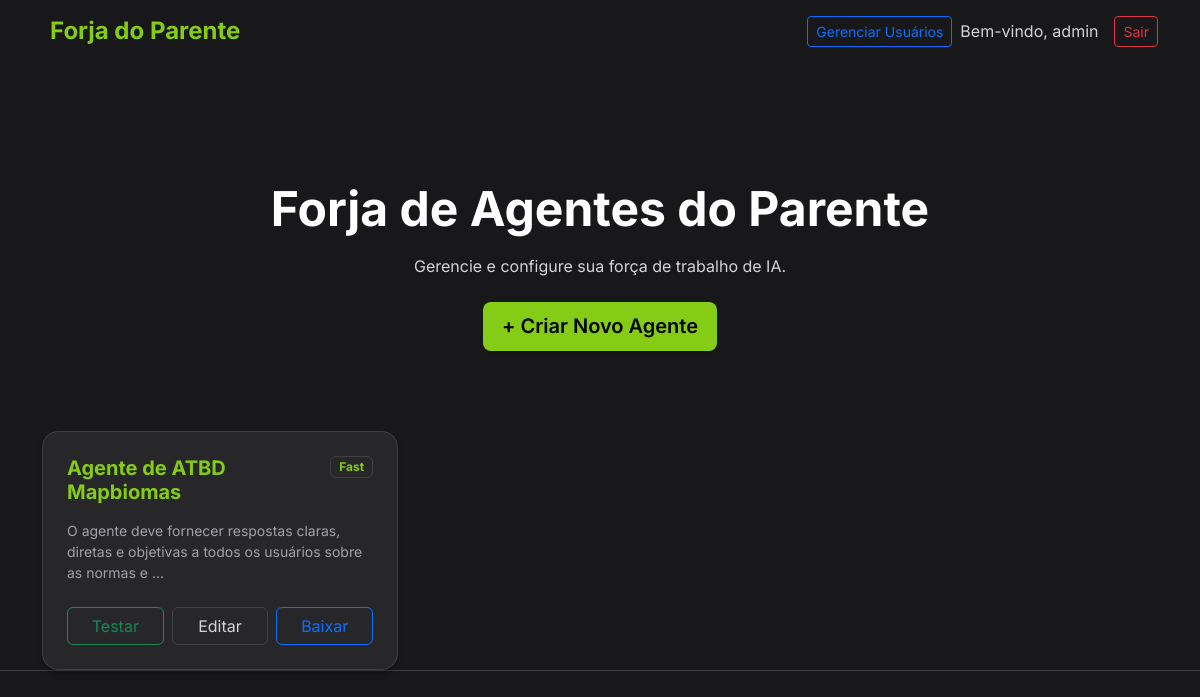
Page / (signed in) on the earlier database version.
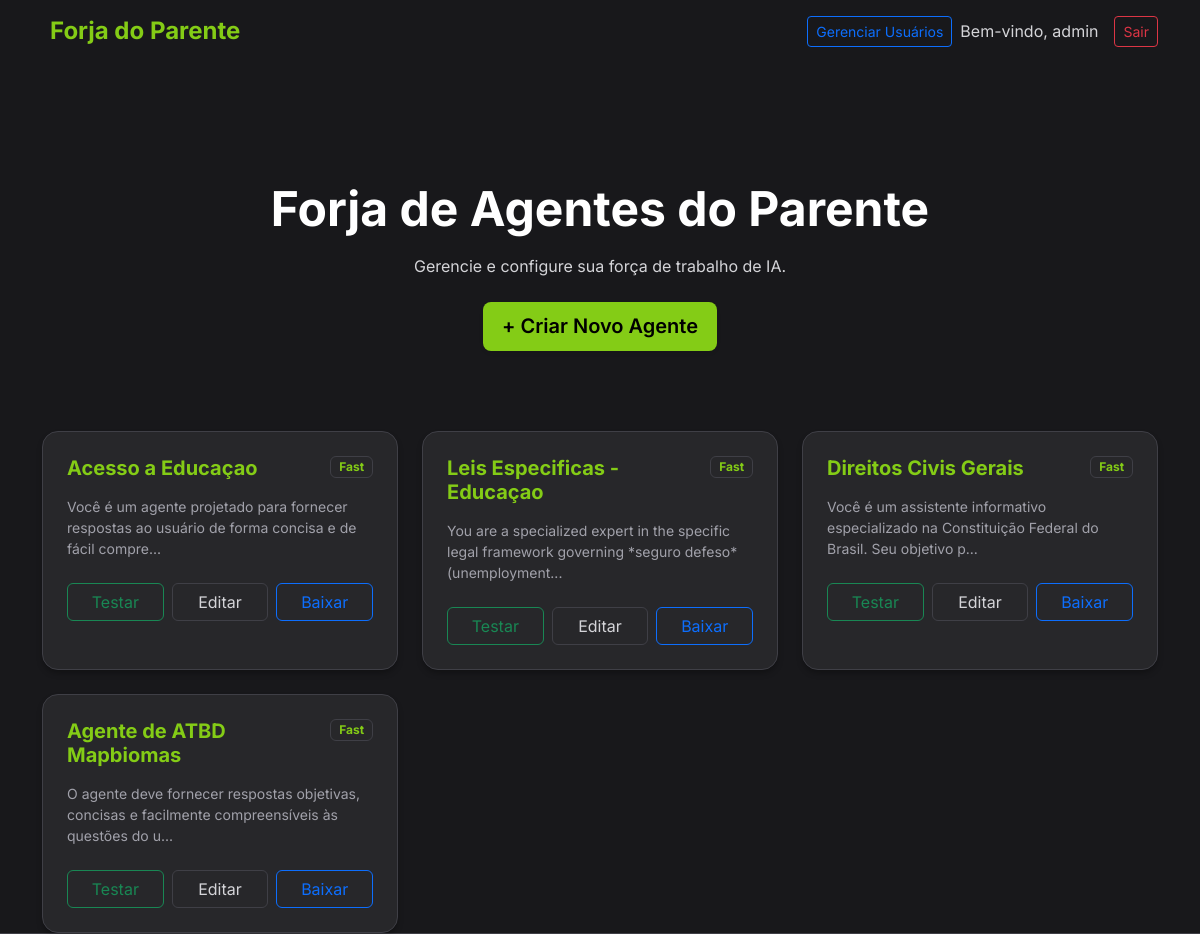
Same page on the later database version.
### tables this page shows
CREATE TABLE agents (
            id INTEGER PRIMARY KEY AUTOINCREMENT,
            user_id INTEGER,
            subject TEXT,
            type TEXT,
            behaviour TEXT,
            details TEXT,
            knowledge_base TEXT,
            created_at DATETIME DEFAULT CURRENT_TIMESTAMP,
            FOREIGN KEY (user_id) REFERENCES users(id)
        );

### app/Controllers/HomeController.php (called while the page is built, shortened)
<?php
require_once __DIR__ . '/../Core/Controller.php';
require_once __DIR__ . '/../Core/Database.php';
class HomeController extends Controller
{
    private $db;
    public function __construct()
    {
        $this->db = new Database();
    }
    public function index()
    {
        $agents = [];
        if (isset($_SESSION['user'])) {
            $agents = $this->db->getAllAgents();
        }
        $this->view('home/index', ['agents' => $agents]);
    }
}

### public/index.php (called while the page is built, shortened)
<?php
require_once __DIR__ . '/../app/Core/Router.php';
$router = new Router();
$router->get('/', 'HomeController@index');
$router->post('/', 'HomeController@index');
$router->get('/agents/create', 'AgentController@create');
$router->post('/agents/store', 'AgentController@store');
$router->get('/agents/edit', 'AgentController@edit');
$router->post('/agents/update', 'AgentController@update');
$router->get('/agents/download', 'AgentController@download');
$router->get('/agents/test', 'TestController@index');
$router->post('/api/chat', 'TestController@chat');
$router->post('/api/optimize', 'AgentController@optimize');
$router->get('/users', 'UserController@index');
$router->post('/users', 'UserController@index');
$uri = $_SERVER['REQUEST_URI'];
$method = $_SERVER['REQUEST_METHOD'];
$uri = parse_url($uri, PHP_URL_PATH);
$router->dispatch($uri, $method);

### app/Core/Database.php (called while the page is built, shortened)
<?php
class Database
{
    private $pdo;
    public function __construct()
    {
        try {
            $dbFile = __DIR__ . '/../../database.sqlite';
            $this->pdo = new PDO('sqlite:' . $dbFile);
            $this->pdo->setAttribute(PDO::ATTR_ERRMODE, PDO::ERRMODE_EXCEPTION);
            $this->initDb();
        } catch (PDOException $e) {
            die("Database connection failed: " . $e->getMessage());
        }
    }
    private function initDb()
    {
        $this->pdo->exec("CREATE TABLE IF NOT EXISTS users (
            id INTEGER PRIMARY KEY AUTOINCREMENT,
            username TEXT UNIQUE NOT NULL,
            password TEXT NOT NULL,
            role TEXT DEFAULT 'user',
            created_at DATETIME DEFAULT CURRENT_TIMESTAMP
        )");
        $this->pdo->exec("CREATE TABLE IF NOT EXISTS agents (
            id INTEGER PRIMARY KEY AUTOINCREMENT,
            user_id INTEGER,
            subject TEXT,
            type TEXT,
            behaviour TEXT,
            details TEXT,
            knowledge_base TEXT,
            created_at DATETIME DEFAULT CURRENT_TIMESTAMP,
            FOREIGN KEY (user_id) REFERENCES users(id)
        )");
        $stmt = $this->pdo->prepare("SELECT COUNT(*) FROM users WHERE username = 'admin'");
        $stmt->execute();
    }
    public function getAllAgents()
    {
        $stmt = $this->pdo->query("SELECT * FROM agents ORDER BY id DESC");
        return $stmt->fetchAll(PDO::FETCH_ASSOC);
    }
}

### app/Views/home/index.php (the view, shortened to what this page needs)
<?php if (!isset($_SESSION['user'])): ?>
    <div class="row justify-content-center align-items-center" style="min-height: 80vh;">
        <div class="col-md-5">
            <div class="text-center mb-5">
                <h1 class="display-4 fw-bold text-gradient">Forja do Parente</h1>
                <p class="lead text-muted">Construa, Configure e Implante Agentes de IA em segundos.</p>
            </div>
            <div class="card shadow-lg">
                <div class="card-body p-5">
                    <h3 class="text-center mb-4 fw-bold">Entrar</h3>
                    <?php if (isset($error)): ?>
                        <div class="alert alert-danger"><?= $error ?></div>
                    <?php endif; ?>
                    <form method="POST" action="/">
                        <div class="mb-3">
                            <label class="form-label text-muted">Usuário</label>
                            <input type="text" name="username" class="form-control form-control-lg" value="admin">
                        </div>
                        <div class="mb-4">
                            <label class="form-label text-muted">Senha</label>
                            <input type="password" name="password" class="form-control form-control-lg" value="password">
                        </div>
                        <button type="submit" name="login" class="btn btn-primary w-100 btn-lg">Entrar</button>
                    </form>
                </div>
            </div>
        </div>
    </div>
<?php else: ?>
    <div class="hero-section">
        <h1 class="display-5 fw-bold mb-3">Forja de Agentes do Parente</h1>
        <p class="text-muted mb-4">Gerencie e configure sua força de trabalho de IA.</p>
        <a href="/agents/create" class="btn btn-primary btn-lg shadow-sm">
            + Criar Novo Agente
        </a>
    </div>
    <div class="row g-4">
        <?php foreach ($agents as $agent): ?>
            <div class="col-md-4">
                <div class="card h-100">
                    <div class="card-body p-4">
                        <div class="d-flex justify-content-between align-items-start mb-3">
                            <h5 class="card-title fw-bold mb-0"><?= htmlspecialchars($agent['subject']) ?></h5>
                            <span class="badge bg-light text-primary border"><?= htmlspecialchars($agent['type']) ?></span>
                        </div>
                        <p class="card-text text-muted small mb-4" style="min-height: 60px;">
                            <?= htmlspecialchars(substr($agent['behaviour'], 0, 100)) ?>...
                        </p>
                        <div class="d-flex gap-2">
                            <a href="/agents/test?id=<?= $agent['id'] ?>" class="btn btn-outline-success w-50">
                                <i class="bi bi-chat-dots"></i> Testar
                            </a>
                            <a href="/agents/edit?id=<?= $agent['id'] ?>" class="btn btn-outline-secondary w-50">
                                Editar
                            </a>
                            <a href="/agents/download?id=<?= $agent['id'] ?>" class="btn btn-outline-primary w-50">
                                Baixar
                            </a>
                        </div>
                    </div>
                </div>
            </div>
        <?php endforeach; ?>
    </div>
<?php endif; ?>
<?php
$content = ob_get_clean();
require __DIR__ . '/../layouts/main.php';
?>

### app/Core/Router.php (shortened to what this page needs)
<?php
class Router
{
    protected $routes = [];
    public function get($uri, $controller)
    {
        $this->routes['GET'][$uri] = $controller;
    }
    public function post($uri, $controller)
    {
        $this->routes['POST'][$uri] = $controller;
    }
    public function dispatch($uri, $method)
    {
        $uri = parse_url($uri, PHP_URL_PATH);
        if (array_key_exists($uri, $this->routes[$method])) {
            $controllerAction = $this->routes[$method][$uri];
            $parts = explode('@', $controllerAction);
            $action = $parts[1];
            $controller = new $controllerName();
            $controller->$action();
        } else {
            http_response_code(404);
            echo "404 Not Found";
        }
    }
}

### app/Core/Controller.php (shortened to what this page needs)
<?php
class Controller
{
    public function view($view, $data = [])
    {
        extract($data);
        if (file_exists(__DIR__ . "/../Views/$view.php")) {
            require_once __DIR__ . "/../Views/$view.php";
        } else {
            die("View does not exist: " . $view);
        }
    }
}

### app/Views/layouts/main.php (shortened to what this page needs)
<!DOCTYPE html>
<html lang="pt-BR">
<head>
    <link href="https://cdn.jsdelivr.net/npm/bootstrap@5.3.0/dist/css/bootstrap.min.css" rel="stylesheet">
    <link href="/assets/css/style.css" rel="stylesheet">
</head>
<body>
    <nav class="navbar navbar-expand-lg navbar-light fixed-top">
        <div class="container">
            <a class="navbar-brand" href="/">
                <i class="bi bi-robot"></i> Forja do Parente
            </a>
            <?php if (isset($_SESSION['user'])): ?>
                <div class="d-flex align-items-center">
                    <?php if (isset($_SESSION['role']) && $_SESSION['role'] === 'admin'): ?>
                        <a href="/users" class="btn btn-outline-primary btn-sm me-2">Gerenciar Usuários</a>
                    <?php endif; ?>
                    <span class="text-muted me-3 d-none d-md-block">Bem-vindo,
                        <?= htmlspecialchars($_SESSION['user']) ?></span>
                    <a href="/?logout=1" class="btn btn-outline-danger btn-sm">Sair</a>
                </div>
            <?php endif; ?>
        </div>
    </nav>
    <div class="container" style="margin-top: 100px;">
        <?= $content ?>
    </div>
</body>
</html>

### public/assets/css/style.css (style rules this page uses)
:root { --primary-color: #84cc16; --primary-hover: #65a30d; --secondary-color: #d97706; --bg-color: #18181b; --card-bg: #27272a; --border-color: #3f3f46; --text-color: #ffffff; --text-muted: #d4d4d8; --accent-gradient: linear-gradient(135deg, #84cc16 0%, #a3e635 100%); --indigenous-pattern: repeating-linear-gradient(45deg, rgba(132, 204, 22, 0.03) 0px, rgba(132, 204, 22, 0.03) 2px, transparent 2px, transparent 10px); }
body { font-family: 'Inter', sans-serif; background-color: var(--bg-color); color: var(--text-color); border-bottom: 1px solid var(--border-color); }
.navbar-brand { font-weight: 700; color: var(--primary-color) !important; font-size: 1.5rem; display: flex; align-items: center; gap: 0.5rem; }
.card { border: 1px solid var(--border-color); border-radius: 16px; background: var(--card-bg); box-shadow: 0 4px 6px -1px rgba(0, 0, 0, 0.3); transition: all 0.3s ease; }
.card-title { color: var(--primary-color); font-weight: 600; }
.card-text { color: var(--text-muted); font-weight: 400; }
.btn-primary { background: var(--primary-color); border: none; border-radius: 8px; padding: 0.6rem 1.2rem; font-weight: 600; color: #000; transition: all 0.2s; }
.btn-outline-secondary { color: var(--text-muted); border-color: var(--border-color); }
.hero-section { padding: 5rem 0; text-align: center; position: relative; }
body, p, h1, h2, h3, h4, h5, h6, span, div, li, td, th, label, input, textarea, select, .card-body, .modal-body { color: var(--text-color); }
.btn-primary, .btn-primary:hover, .btn-primary:active, .btn-primary:focus { color: #000000 !important; }
.badge.bg-light { color: #000000 !important; }
a { color: var(--primary-color); text-decoration: none; }
.badge.bg-light { background-color: var(--card-bg) !important; color: var(--primary-color) !important; border-color: var(--border-color) !important; }
.text-muted { color: #d4d4d8 !important; }
.card-text { color: #d4d4d8 !important; }
small, .small { color: #a1a1aa !important; }

Differences in the rows shown:
added agents: subject "Acesso a Educaçao", type "Fast", behaviour "Você é um agente projetado para fornecer respostas ao usuário de forma concisa e de fácil compre"
added agents: subject "Leis Especificas - Educaçao", type "Fast", behaviour "You are a specialized expert in the specific legal framework governing *seguro defeso* (unemployment"
added agents: subject "Direitos Civis Gerais", type "Fast", behaviour "Você é um assistente informativo especializado na Constituição Federal do Brasil. Seu objetivo p"
changed agents "Agente de ATBD Mapbiomas": behaviour "O agente deve fornecer respostas claras, diretas e objetivas a todos os usuários sobre as normas e" → "O agente deve fornecer respostas objetivas, concisas e facilmente compreensíveis às questões do u"
